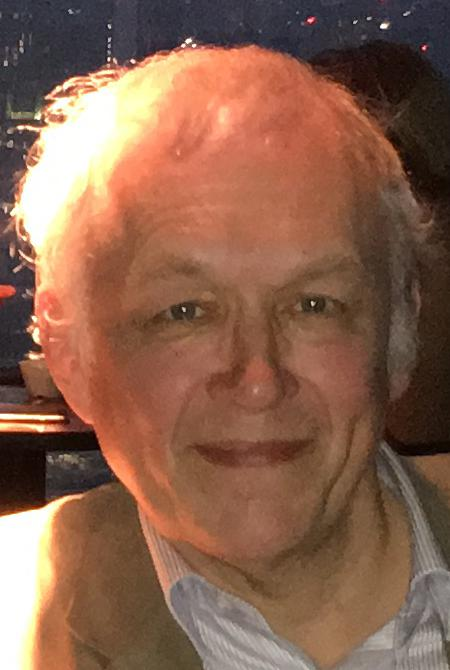
#> input picture Python3/src/13 Scientific Python/SciKitImage/images/chris.cropped.jpg, 450 x 670 px
$ python 07_optimize_chris.py   (older library calls are emulated)
#> lines starting #> are read from the running program, lines starting #| are printed output that depends on the picture
import os, sys
import numpy as np
import scipy.ndimage as nd
import matplotlib.pyplot as plt
import skimage.morphology as morphology
import skimage.feature as feature
from PIL import Image
import time
import scipy.misc
from matplotlib.colors import ListedColormap

def createColorMap():
    N = 2
    vals = np.ones((N, 4))
    # colormap goes from nearly white to white
    vals[:, 0] = np.linspace(0.95, 1, N)
    vals[:, 1] = np.linspace(0.95, 1, N)
    vals[:, 2] = np.linspace(0.95, 1, N)
    print(vals)
    return ListedColormap(vals)

def doit(image, sigma, threshold, spread, dt):
    low = threshold / 256.0
    high = (threshold + spread) / 256.0
    set_title(f"sigma={sigma} low={low*256} high={high*256}")
    edges = feature.canny(image, sigma=sigma, low_threshold=low, high_threshold=high)
    edges = np.invert(edges)
    plt.imshow(edges, cmap=createColorMap())
    plt.draw()
    plt.axis('off')
    plt.savefig("outfile.pdf")
    plt.pause(0.001)
    time.sleep(dt)

def set_title(title):
    figure = plt.gcf()
    figure.canvas.set_window_title(title)

def load_image(infilename):
#> called with infilename = 'images/chris.cropped.jpg'
    img = Image.open(infilename)
#> img is the input picture: PIL image 450x670 RGB; mean R, G, B 136.9, 97.4, 77.2
    img.load()
    data = np.asarray( img, dtype="int32" )
    return data

plt.ion()
image = load_image("images/chris.cropped.jpg")
image = image / 256.0
image = image[:,:,0]
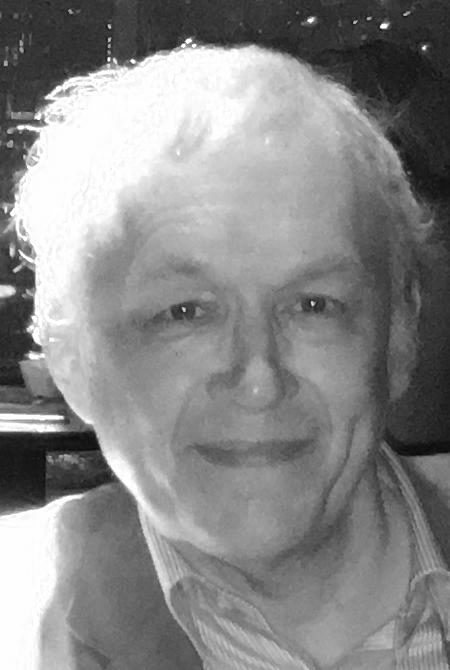
#> image: shape (670, 450) float64; min 0.0273, max 0.996, mean 0.535
figsize=(16.53, 11.69)
sigma = 2
threshold = 29
spread = 1
doit(image, sigma, threshold, spread, dt=5)
#> in doit, `edges = feature.canny(image, sigma=sigma, low_threshold=low, high_thre..`:
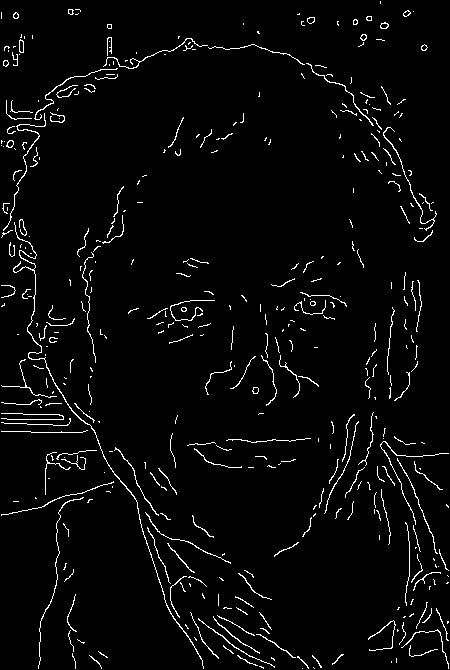
#> edges: shape (670, 450) bool; 3.3% white in thin lines or dots
#> in doit, `edges = np.invert(edges)`: edges: shape (670, 450) bool; 96.7% white; black in thin lines or dots
